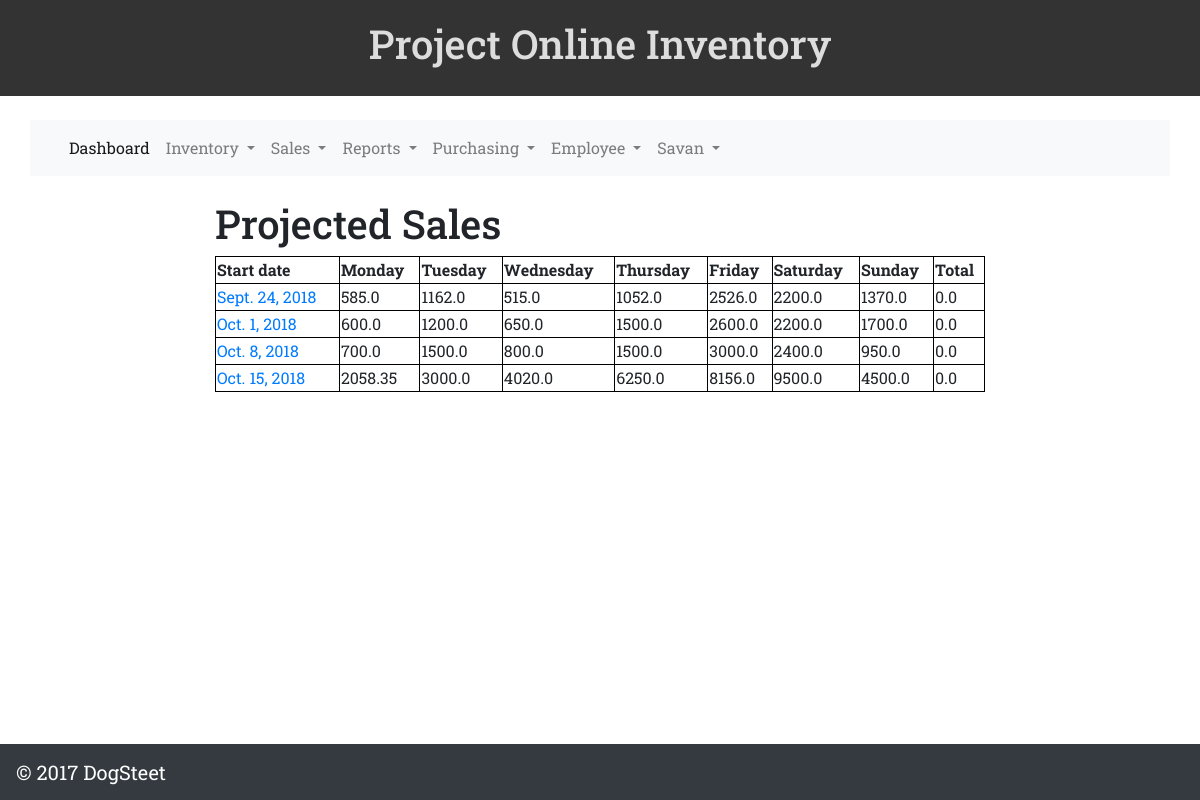
/projected-sales (signed in), run on the app's committed database.
### user/models.py (models this page shows, shortened)
class ForcastedSalesProfile(models.Model):
    class Meta:
        verbose_name_plural = 'Forcasted Sales'
    date_start = models.DateField()
    date_end = models.DateField()
    monday = models.FloatField(default=0)
    tuesday = models.FloatField(default=0)
    wednesday = models.FloatField(default=0)
    thursday = models.FloatField(default=0)
    friday = models.FloatField(default=0)
    saturday = models.FloatField(default=0)
    sunday = models.FloatField(default=0)
    total = models.FloatField(default=0)

### user/views.py (the view)
# urls.py: path('projected-sales', views.projected_sales, name='projected-sales'),
@login_required
def projected_sales(request, **kwargs):
    sales_view = ForcastedSalesProfile.objects.all()
    projected_sales_sum = ForcastedSalesProfile.objects.aggregate(total_sum=Sum('total'))
    args = {
        'user': request.user,
        'sales_view': sales_view,
        'projected_sales_sum': projected_sales_sum,
    }
    return render(request, 'sales/projected_sales.html', args)

### user/templates/sales/projected_sales.html (shortened to what this page needs)
{% extends 'base/base.html' %}
{% load static %}
{% block body %}
<section class='container-fluid col-xl-8'>
  	<table width=100%>
      <h1> Projected Sales</h1>
  		<tbody>
  			<tr>
  				<th>Start date</th>
  				<th>Monday</th>
  				<th>Tuesday</th>
  				<th>Wednesday</th>
          <th>Thursday</th>
          <th>Friday</th>
          <th>Saturday</th>
          <th>Sunday</th>
          <th>Total</th>
  			</tr>
        <tr>
          {% for sales in sales_view %} {% for sum in projected_sales_sum.values %}
  			  <td><a href='edit-projected-sales/{{ sales.id }}'>{{ sales.date_start }}</a></td>
  			  <td>{{ sales.monday }}</td>
  			  <td>{{ sales.tuesday }}</td>
  			  <td>{{ sales.wednesday }}</td>
  			  <td>{{ sales.thursday }}</td>
          <td>{{ sales.friday }}</td>
          <td>{{ sales.saturday }}</td>
          <td>{{ sales.sunday }}</td>
          <td>{{ sum }}</td>
        </tr>
        {% endfor sales %} {% endfor sum %}
  		</tbody>
  	</table>
</section>
{% endblock body %}

### user/templates/base/base.html (shortened to what this page needs)
{% load static %}
{% block head %}
<!doctype html>
<html lang="en">
  <head>
    <link rel="stylesheet" href="https://maxcdn.bootstrapcdn.com/bootstrap/4.0.0-beta.3/css/bootstrap.min.css">
    <link rel="stylesheet" href="{% static 'user/css/resstyle.css' %}" type="text/css" />
{% endblock %}
  </head>
  <body>
{% block header %}
    <header class="container-fluid">
      <h1>Project Online Inventory</h1>
    </header>
{% endblock %}
{% if user.is_authenticated %}
{% block navbar %}
<navbar class="container-fluid">
<div class="container-fluid">
  <div class="navbar-wrapper">
    <div class="container-fluid">
        <nav class="navbar navbar-light bg-light navbar-expand-sm navbar-inverse">
          <div class="container-fluid">
              <div class="collapse navbar-collapse" id="navbar">
                <ul class="navbar-nav mr-auto">
                  <li class="nav-item active">
                    <a class="nav-link" href="dashboard">Dashboard<span class="sr-only">(current)</span></a>
                  </li>
                  <li class="nav-item dropdown">
                   <a class="nav-link dropdown-toggle"
                     href="#" id="navbarDropdown"
                     role="button"
                     data-toggle="dropdown"
                     aria-haspopup="true"
                     aria-expanded="false">
                    Inventory
                  </a>
                  <li class="nav-item dropdown">
                   <a class="nav-link dropdown-toggle"
                     href="#" id="navbarDropdown"
                     role="button"
                     data-toggle="dropdown"
                     aria-haspopup="true"
                     aria-expanded="false">
                    Sales
                  </a>
                  <li class="nav-item dropdown">
                  <a class="nav-link dropdown-toggle"
                     href="#" id="navbarDropdown"
                     role="button"
                     data-toggle="dropdown"
                     aria-haspopup="true"
                     aria-expanded="false">
                    Reports
                  </a>
                  <li class="nav-item dropdown">
                   <a class="nav-link dropdown-toggle"
                     href="#" id="navbarDropdown"
                     role="button"
                     data-toggle="dropdown"
                     aria-haspopup="true"
                     aria-expanded="false">
                    Purchasing
                  </a>
                  <li class="nav-item dropdown">
                   <a class="nav-link dropdown-toggle"
                     href="employee" id="navbarDropdown"
                     role="button"
                     data-toggle="dropdown"
                     aria-haspopup="true"
                     aria-expanded="false">
                    Employee
                  </a>
                  <li class="nav-item dropdown">
                  <a class="nav-link dropdown-toggle"
                     href="{{ user }}" id="navbarDropdown"
                     role="button"
                     data-toggle="dropdown"
                     aria-haspopup="true"
                     aria-expanded="false">
                    {{ user }}
                  </a>
                </li>
            </li>
          </li>
        </ul>
    </div>
</div>
</nav>
</div>
</div>
</div>
</navbar>
{% endblock %}
{% endif %}
    <div class="container-fluid">
    <div class="row">
{% block body %}{% endblock %}
     </div>
 </div>
{% block footer %}
    <footer class="navbar fixed-bottom navbar-dark bg-dark">
        <a class="navbar-brand" href="#">&copy 2017 DogSteet</a>
    </footer>
{% endblock %}
  </body>
</html>

### user/static/user/css/resstyle.css (style rules this page uses)
body { font-family: 'Roboto Slab', serif; }
header, footer { background-color: #333; color: #ddd; padding: 20px; text-align: center; }

### user/templates/sales/projected_sales.html (style rules this page uses)
table, th, td { border: 1px solid black; }

### data on the page
ForcastedSalesProfile: date_start "Sept. 24, 2018", monday "585.0", tuesday "1162.0", wednesday "515.0", thursday "1052.0", friday "2526.0", saturday "2200.0", sunday "1370.0", values "0.0"
ForcastedSalesProfile: date_start "Oct. 1, 2018", monday "600.0", tuesday "1200.0", wednesday "650.0", thursday "1500.0", friday "2600.0", saturday "2200.0", sunday "1700.0", values "0.0"
ForcastedSalesProfile: date_start "Oct. 8, 2018", monday "700.0", tuesday "1500.0", wednesday "800.0", thursday "1500.0", friday "3000.0", saturday "2400.0", sunday "950.0", values "0.0"
ForcastedSalesProfile: date_start "Oct. 15, 2018", monday "2058.35", tuesday "3000.0", wednesday "4020.0", thursday "6250.0", friday "8156.0", saturday "9500.0", sunday "4500.0", values "0.0"

### other printed values
{{ user }} "Savan"
